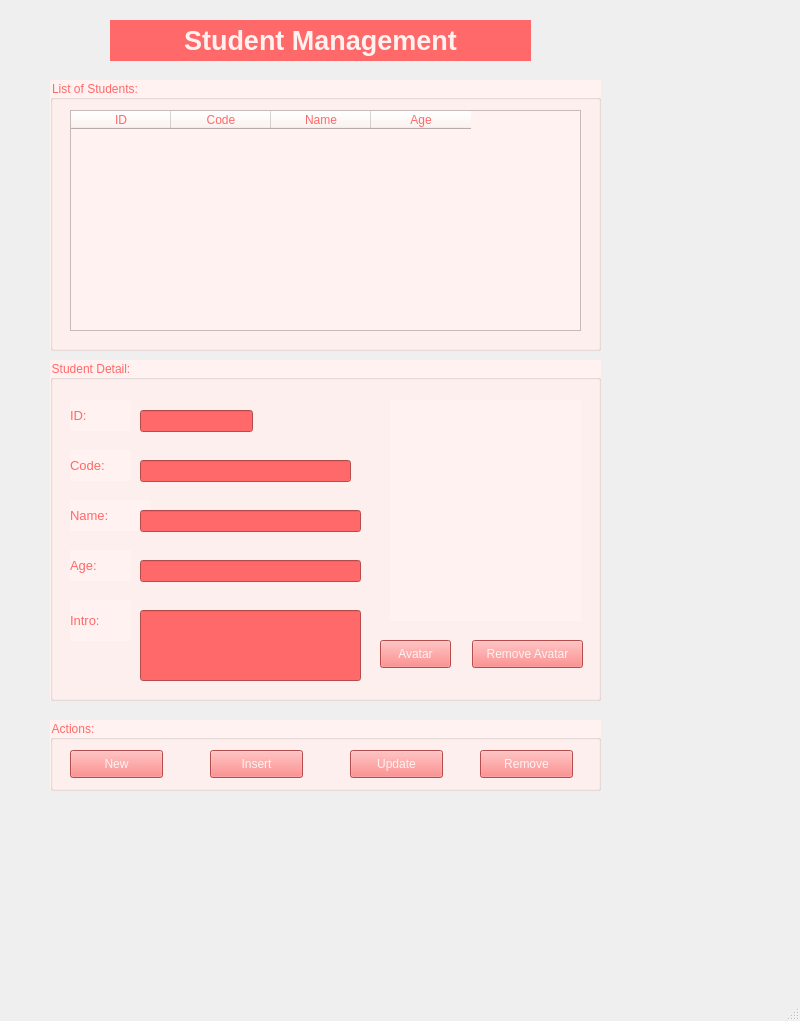
<?xml version="1.0" encoding="UTF-8"?>
<ui version="4.0">
 <class>MainWindow</class>
 <widget class="QMainWindow" name="MainWindow">
  <property name="geometry">
   <rect>
    <x>0</x>
    <y>0</y>
    <width>800</width>
    <height>1021</height>
   </rect>
  </property>
  <property name="windowTitle">
   <string>NguyenNgocQuynhChi - Student Management</string>
  </property>
  <widget class="QWidget" name="centralwidget">
   <widget class="QGroupBox" name="groupBox">
    <property name="geometry">
     <rect>
      <x>50</x>
      <y>80</y>
      <width>551</width>
      <height>271</height>
     </rect>
    </property>
    <property name="font">
     <font>
      <pointsize>9</pointsize>
      <weight>50</weight>
      <bold>false</bold>
     </font>
    </property>
    <property name="styleSheet">
     <string notr="true">color: rgb(255, 105, 105);
background-color: rgb(255, 242, 240);</string>
    </property>
    <property name="title">
     <string>List of Students:</string>
    </property>
    <widget class="QTableWidget" name="tableWidgetStudent">
     <property name="geometry">
      <rect>
       <x>20</x>
       <y>30</y>
       <width>511</width>
       <height>221</height>
      </rect>
     </property>
     <column>
      <property name="text">
       <string>ID</string>
      </property>
     </column>
     <column>
      <property name="text">
       <string>Code</string>
      </property>
     </column>
     <column>
      <property name="text">
       <string>Name</string>
      </property>
     </column>
     <column>
      <property name="text">
       <string>Age</string>
      </property>
     </column>
    </widget>
   </widget>
   <widget class="QGroupBox" name="groupBox_2">
    <property name="geometry">
     <rect>
      <x>50</x>
      <y>360</y>
      <width>551</width>
      <height>341</height>
     </rect>
    </property>
    <property name="styleSheet">
     <string notr="true">color: rgb(255, 105, 105);
background-color: rgb(255, 242, 240);</string>
    </property>
    <property name="title">
     <string>Student Detail:</string>
    </property>
    <widget class="QLabel" name="label_2">
     <property name="geometry">
      <rect>
       <x>20</x>
       <y>40</y>
       <width>61</width>
       <height>31</height>
      </rect>
     </property>
     <property name="font">
      <font>
       <pointsize>10</pointsize>
      </font>
     </property>
     <property name="text">
      <string>ID:</string>
     </property>
    </widget>
    <widget class="QLabel" name="label_3">
     <property name="geometry">
      <rect>
       <x>20</x>
       <y>90</y>
       <width>61</width>
       <height>31</height>
      </rect>
     </property>
     <property name="font">
      <font>
       <pointsize>10</pointsize>
      </font>
     </property>
     <property name="text">
      <string>Code:</string>
     </property>
    </widget>
    <widget class="QLabel" name="label_4">
     <property name="geometry">
      <rect>
       <x>20</x>
       <y>140</y>
       <width>81</width>
       <height>31</height>
      </rect>
     </property>
     <property name="font">
      <font>
       <pointsize>10</pointsize>
      </font>
     </property>
     <property name="text">
      <string>Name:</string>
     </property>
    </widget>
    <widget class="QLabel" name="label_5">
     <property name="geometry">
      <rect>
       <x>20</x>
       <y>190</y>
       <width>61</width>
       <height>31</height>
      </rect>
     </property>
     <property name="font">
      <font>
       <pointsize>10</pointsize>
      </font>
     </property>
     <property name="text">
      <string>Age:</string>
     </property>
    </widget>
    <widget class="QLabel" name="label_6">
     <property name="geometry">
      <rect>
       <x>20</x>
       <y>240</y>
       <width>61</width>
       <height>41</height>
      </rect>
     </property>
     <property name="font">
      <font>
       <pointsize>10</pointsize>
      </font>
     </property>
     <property name="text">
      <string>Intro:</string>
     </property>
    </widget>
    <widget class="QLineEdit" name="lineEditId">
     <property name="geometry">
      <rect>
       <x>90</x>
       <y>50</y>
       <width>113</width>
       <height>22</height>
      </rect>
     </property>
     <property name="styleSheet">
      <string notr="true">background-color: rgb(255, 105, 105);
color: rgb(255, 242, 240);</string>
     </property>
    </widget>
    <widget class="QLineEdit" name="lineEditCode">
     <property name="geometry">
      <rect>
       <x>90</x>
       <y>100</y>
       <width>211</width>
       <height>22</height>
      </rect>
     </property>
     <property name="styleSheet">
      <string notr="true">background-color: rgb(255, 105, 105);
color: rgb(255, 242, 240);</string>
     </property>
    </widget>
    <widget class="QLineEdit" name="lineEditName">
     <property name="geometry">
      <rect>
       <x>90</x>
       <y>150</y>
       <width>221</width>
       <height>22</height>
      </rect>
     </property>
     <property name="styleSheet">
      <string notr="true">background-color: rgb(255, 105, 105);
color: rgb(255, 242, 240);</string>
     </property>
    </widget>
    <widget class="QLineEdit" name="lineEditAge">
     <property name="geometry">
      <rect>
       <x>90</x>
       <y>200</y>
       <width>221</width>
       <height>22</height>
      </rect>
     </property>
     <property name="styleSheet">
      <string notr="true">background-color: rgb(255, 105, 105);
color: rgb(255, 242, 240);</string>
     </property>
    </widget>
    <widget class="QLineEdit" name="lineEditIntro">
     <property name="geometry">
      <rect>
       <x>90</x>
       <y>250</y>
       <width>221</width>
       <height>71</height>
      </rect>
     </property>
     <property name="styleSheet">
      <string notr="true">background-color: rgb(255, 105, 105);
color: rgb(255, 242, 240);</string>
     </property>
    </widget>
    <widget class="QLabel" name="labelAvatar">
     <property name="geometry">
      <rect>
       <x>340</x>
       <y>40</y>
       <width>191</width>
       <height>221</height>
      </rect>
     </property>
     <property name="acceptDrops">
      <bool>false</bool>
     </property>
     <property name="text">
      <string/>
     </property>
     <property name="pixmap">
      <pixmap>images/ic_logo.jpg</pixmap>
     </property>
     <property name="scaledContents">
      <bool>true</bool>
     </property>
     <property name="alignment">
      <set>Qt::AlignCenter</set>
     </property>
    </widget>
    <widget class="QPushButton" name="pushButtonAvatar">
     <property name="geometry">
      <rect>
       <x>330</x>
       <y>280</y>
       <width>71</width>
       <height>28</height>
      </rect>
     </property>
     <property name="styleSheet">
      <string notr="true">background-color: rgb(255, 105, 105);
color: rgb(255, 242, 240);</string>
     </property>
     <property name="text">
      <string>Avatar</string>
     </property>
    </widget>
    <widget class="QPushButton" name="pushButtonRemoveAvatar">
     <property name="geometry">
      <rect>
       <x>422</x>
       <y>280</y>
       <width>111</width>
       <height>28</height>
      </rect>
     </property>
     <property name="styleSheet">
      <string notr="true">background-color: rgb(255, 105, 105);
color: rgb(255, 242, 240);</string>
     </property>
     <property name="text">
      <string>Remove Avatar</string>
     </property>
    </widget>
   </widget>
   <widget class="QGroupBox" name="groupBox_3">
    <property name="geometry">
     <rect>
      <x>50</x>
      <y>720</y>
      <width>551</width>
      <height>71</height>
     </rect>
    </property>
    <property name="styleSheet">
     <string notr="true">color: rgb(255, 105, 105);
background-color: rgb(255, 242, 240);</string>
    </property>
    <property name="title">
     <string>Actions:</string>
    </property>
    <widget class="QPushButton" name="pushButtonNew">
     <property name="geometry">
      <rect>
       <x>20</x>
       <y>30</y>
       <width>93</width>
       <height>28</height>
      </rect>
     </property>
     <property name="styleSheet">
      <string notr="true">background-color: rgb(255, 105, 105);
color: rgb(255, 242, 240);</string>
     </property>
     <property name="text">
      <string>New</string>
     </property>
     <property name="icon">
      <iconset>
       <normaloff>images/ic_new.png</normaloff>images/ic_new.png</iconset>
     </property>
    </widget>
    <widget class="QPushButton" name="pushButtonInsert">
     <property name="geometry">
      <rect>
       <x>160</x>
       <y>30</y>
       <width>93</width>
       <height>28</height>
      </rect>
     </property>
     <property name="styleSheet">
      <string notr="true">background-color: rgb(255, 105, 105);
color: rgb(255, 242, 240);</string>
     </property>
     <property name="text">
      <string>Insert</string>
     </property>
     <property name="icon">
      <iconset>
       <normaloff>images/ic_insert.png</normaloff>images/ic_insert.png</iconset>
     </property>
    </widget>
    <widget class="QPushButton" name="pushButtonUpdate">
     <property name="geometry">
      <rect>
       <x>300</x>
       <y>30</y>
       <width>93</width>
       <height>28</height>
      </rect>
     </property>
     <property name="styleSheet">
      <string notr="true">background-color: rgb(255, 105, 105);
color: rgb(255, 242, 240);</string>
     </property>
     <property name="text">
      <string>Update</string>
     </property>
     <property name="icon">
      <iconset>
       <normaloff>images/ic_update.png</normaloff>images/ic_update.png</iconset>
     </property>
    </widget>
    <widget class="QPushButton" name="pushButtonRemove">
     <property name="geometry">
      <rect>
       <x>430</x>
       <y>30</y>
       <width>93</width>
       <height>28</height>
      </rect>
     </property>
     <property name="styleSheet">
      <string notr="true">background-color: rgb(255, 105, 105);
color: rgb(255, 242, 240);</string>
     </property>
     <property name="text">
      <string>Remove</string>
     </property>
     <property name="icon">
      <iconset>
       <normaloff>images/ic_update.png</normaloff>images/ic_update.png</iconset>
     </property>
    </widget>
   </widget>
   <widget class="QLabel" name="label">
    <property name="geometry">
     <rect>
      <x>110</x>
      <y>20</y>
      <width>421</width>
      <height>41</height>
     </rect>
    </property>
    <property name="font">
     <font>
      <pointsize>20</pointsize>
      <weight>75</weight>
      <bold>true</bold>
     </font>
    </property>
    <property name="styleSheet">
     <string notr="true">background-color: rgb(255, 105, 105);
color: rgb(255, 242, 240);</string>
    </property>
    <property name="text">
     <string>Student Management</string>
    </property>
    <property name="alignment">
     <set>Qt::AlignCenter</set>
    </property>
   </widget>
  </widget>
  <widget class="QMenuBar" name="menubar">
   <property name="geometry">
    <rect>
     <x>0</x>
     <y>0</y>
     <width>800</width>
     <height>26</height>
    </rect>
   </property>
  </widget>
  <widget class="QStatusBar" name="statusbar"/>
 </widget>
 <resources/>
 <connections/>
</ui>
